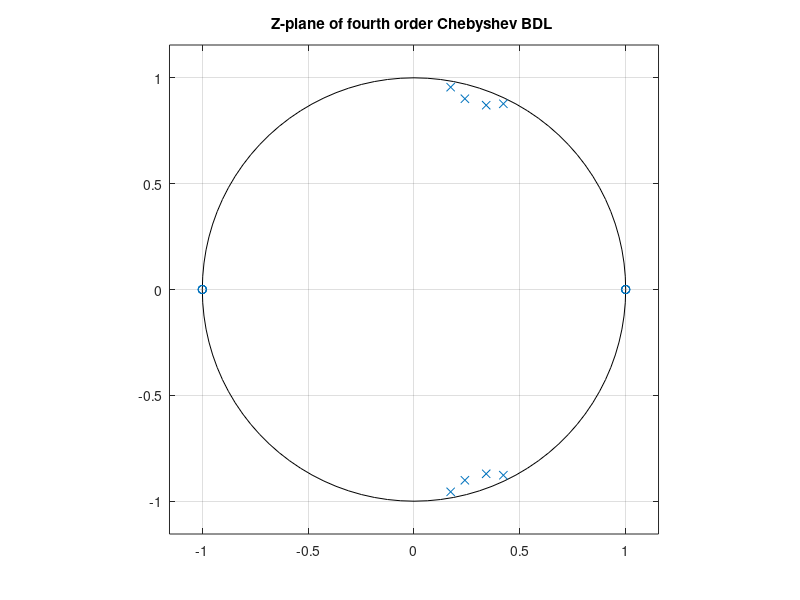
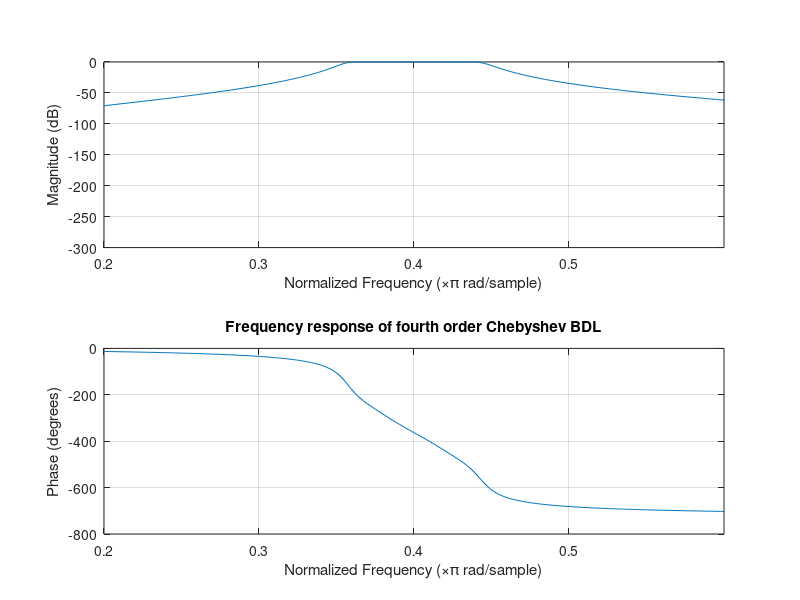

The MATLAB source for these figures, in order: (Note: this script raises an error after producing the figures.)
%Sebastian Van der Borght 4meii2 C3

%variabelen
bw = 40;
fc = 200;
r = 0.2;
fs = 1000;
n = 4;
wn = [((fc-(bw/2))/(fs/2)) ((fc+(bw/2))/(fs/2))];

%Berekenen van de filtercoefficienten
[z, p] = cheby1(n, r, wn);

%plot van zero en pool
figure(1)
zplane(z,p)
title('Z-plane of fourth order Chebyshev BDL ');

%plot van amplitude- en faseresponsie in het discrete frequentie domein
figure(2)
freqz(z,p)
title('Frequency response of fourth order Chebyshev BDL');

%plot van 100 tot 300 Hz
ax = findall(gcf, 'Type', 'axes');
set(ax, 'Xlim', [100/(fs/2) 300/(fs/2)]);

%Lezen van audio bestand
filename = 'C:\Users\Public\Music\Sample Music\Kalimba.mp3';
[x] = audioread(filename);

%filteren van audio
[y] = filter(z, p, x);

%afspelen van geluid
sound(y);
